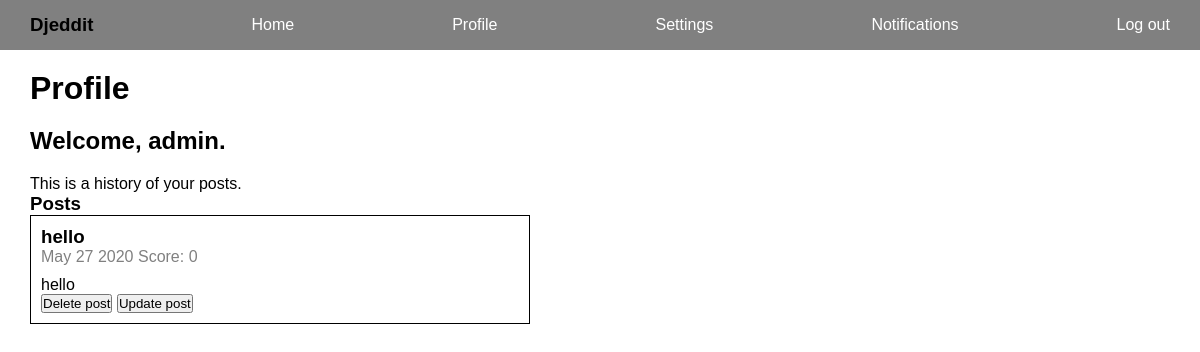
Before: /reddit/profile/ (signed in) with the older database file.
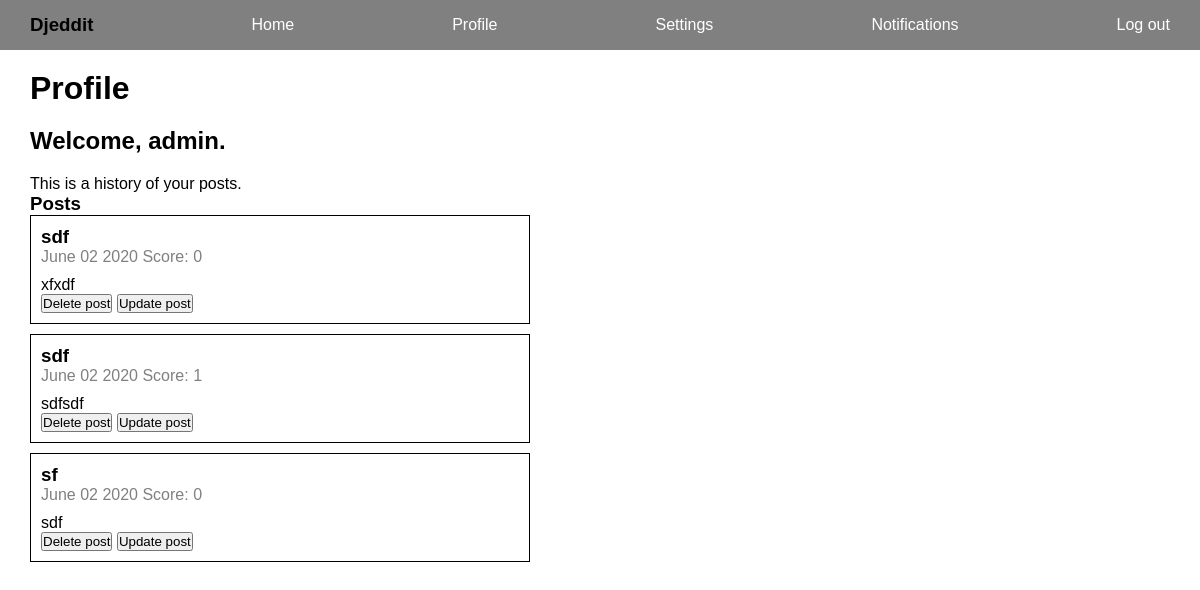
After: the same page with the newer database file.
### reddit_app/models.py (models this page shows, shortened)
class Post(models.Model):
    title = models.CharField(max_length=200)
    author = models.ForeignKey(User, on_delete=models.CASCADE)
    text = models.TextField()
    votes = models.IntegerField(default=0)
    created_at = models.DateTimeField(auto_now_add=True)
    def date_posted(self):
        return self.created_at.strftime('%B %d %Y')

### reddit_app/views.py (the view)
# urls.py: path("profile/", views.profile, name="profile"),
def profile(request):
    user = request.user
    posts = Post.objects.filter(author=user)
    context = {"posts": posts, "user": user}
    return render(request, "reddit_app/profile.html", context)

### templates/reddit_app/profile.html (shortened to what this page needs)
{% extends "base.html" %}
{% block content %}
<h1>Profile</h1>
<div>
    <h2>Welcome, {{user.username}}.</h2>
    <p>This is a history of your posts.</p>
    <h3>Posts</h3>
    <div class="profile-posts">
        {% if posts.count %}
            {% for post in posts %}
                <div class="profile-post profile-post-{{post.id}}">
                    <a href={% url 'reddit_app:single_post' post.id %}>
                        <h3>{{post.title}}</h3>
                        <span>{{post.date_posted}}</span>
                        <span>Score: {{post.votes}}</span>
                        <p>{{post.text}}</p>
                        <a href="{% url "reddit_app:delete_post" post.id %}"><button>Delete post</button></a>
                        <button data-postid={{post.id}} class="show-update btn-{{post.id}}">Update post</button>
                    </a>
                </div>
            {% endfor %}
        {% else %}
            <p>You do not have any posts yet.</p>
        {% endif %}
    </div>
{% load static %}
{% endblock content %}

Changed rows visible on the page:
removed Post: title "hello", date_posted "May 27 2020", votes "0", text "hello"
added Post: title "sdf", date_posted "June 02 2020", votes "0", text "xfxdf"
added Post: title "sdf", date_posted "June 02 2020", votes "1", text "sdfsdf"
added Post: title "sf", date_posted "June 02 2020", votes "0", text "sdf"
